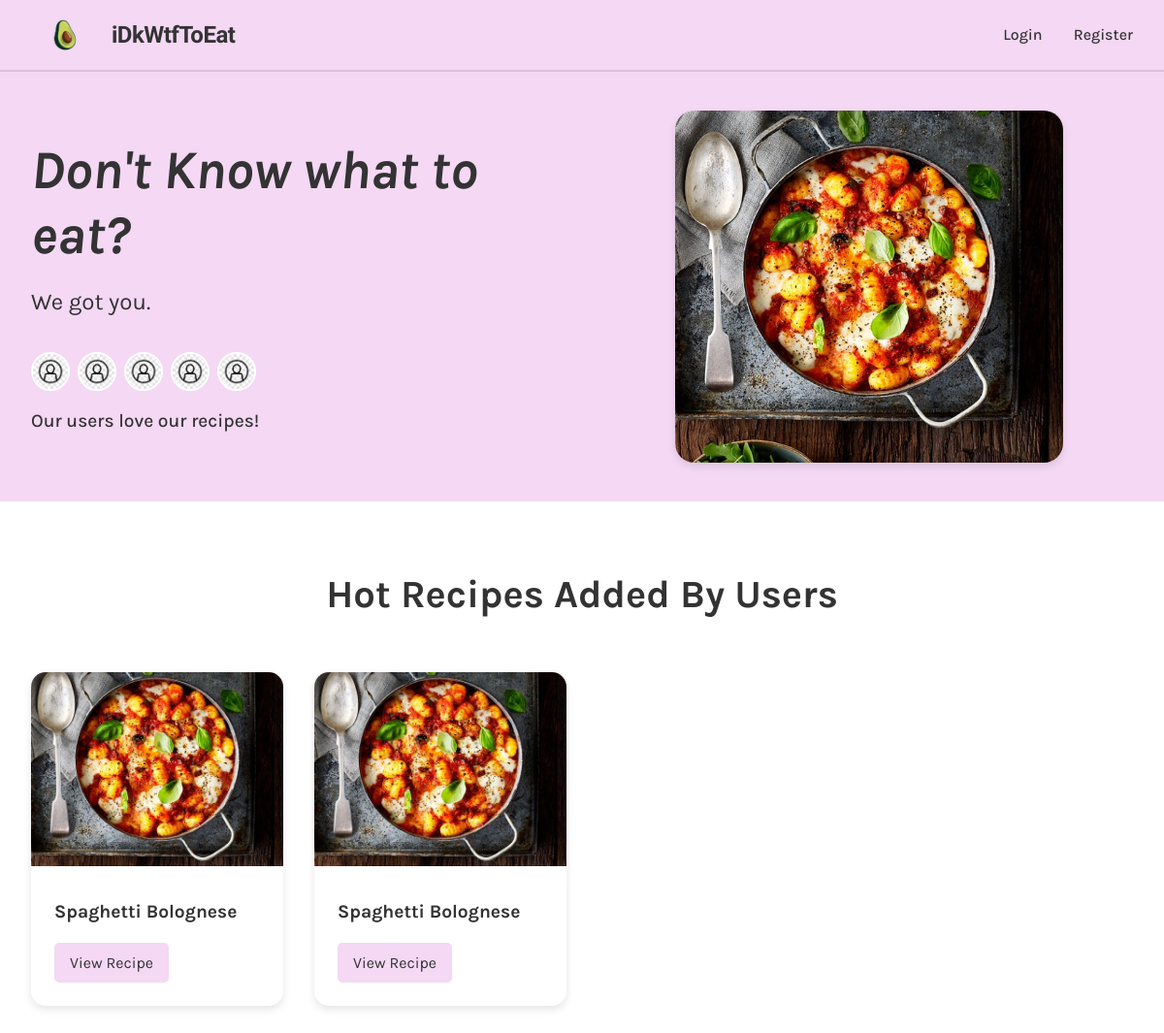
The page /index on the database as committed earlier.
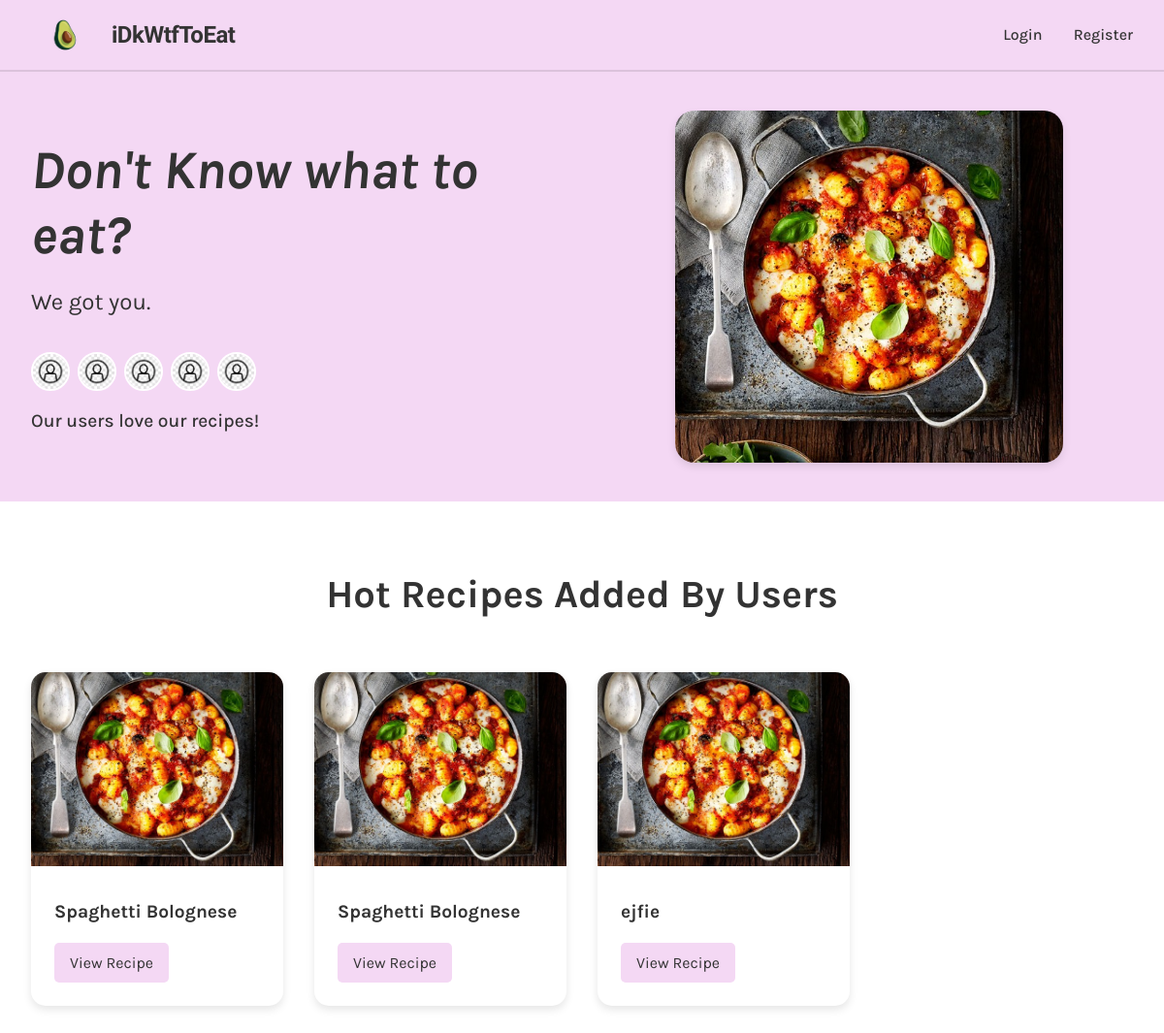
The same page on the database as committed later.
### app/models.py (models this page shows)
class Recipe(db.Model):
    id = db.Column(db.Integer, primary_key=True)
    title = db.Column(db.String(100), nullable=False)
    description = db.Column(db.Text)
    ingredients = db.Column(db.Text, nullable=False)
    instructions = db.Column(db.Text, nullable=False)
    calories = db.Column(db.Float, nullable=False)
    protein = db.Column(db.Float, nullable=False)
    created_at = db.Column(db.DateTime, default=datetime.utcnow)
    user_id = db.Column(db.Integer, db.ForeignKey('user.id'))
    category_id = db.Column(db.Integer, db.ForeignKey('category.id'))

### app/main/routes.py (the view)
@bp.route('/')
@bp.route('/index')
def index():
    recipes = Recipe.query.all()
    return render_template('index.html', title='Home', recipes=recipes)

### app/templates/index.html (shortened to what this page needs)
{% extends "base.html" %}
{% block content %}
    <section class="hero-section">
        <div class="hero-content">
            <div class="hero-text">
                <h1>Don't Know what to eat?</h1>
                <p class="subtitle">We got you.</p>
                <div class="user-avatars">
                    <img src="{{ url_for('static', filename='images/user-pic.jpg') }}" alt="User" class="avatar">
                    <img src="{{ url_for('static', filename='images/user-pic.jpg') }}" alt="User" class="avatar">
                    <img src="{{ url_for('static', filename='images/user-pic.jpg') }}" alt="User" class="avatar">
                    <img src="{{ url_for('static', filename='images/user-pic.jpg') }}" alt="User" class="avatar">
                    <img src="{{ url_for('static', filename='images/user-pic.jpg') }}" alt="User" class="avatar">
                </div>
                <p class="testimonial">Our users love our recipes!</p>
            </div>
            <div class="hero-image">
                <img src="{{ url_for('static', filename='images/main-body-food.jpg') }}" alt="Delicious Dish">
            </div>
        </div>
    </section>
    <section class="hot-recipes">
        <h2>Hot Recipes Added By Users</h2>
        <div class="recipe-grid">
            {% if recipes %}
                {% for recipe in recipes[:4] %}
                    <div class="recipe-card">
                        {% if recipe.image_url %}
                            <img src="{{ recipe.image_url }}" alt="{{ recipe.title }}">
                        {% else %}
                            <img src="{{ url_for('static', filename='images/main-body-food.jpg') }}" alt="Default Recipe Image">
                        {% endif %}
                        <div class="recipe-info">
                            <h3>{{ recipe.title }}</h3>
                            <a href="{{ url_for('main.view_recipe', id=recipe.id) }}" class="view-recipe">View Recipe</a>
                        </div>
                    </div>
                {% endfor %}
            {% else %}
                <p class="no-recipes">No recipes found yet. Be the first to add one!</p>
            {% endif %}
        </div>
    </section>
{% endblock %}

### app/templates/base.html (shortened to what this page needs)
<!DOCTYPE html>
<html lang="en">
<head>
    <link rel="stylesheet" href="{{ url_for('static', filename='css/styles.css') }}">
</head>
<body>
    <nav class="navbar">
        <div class="navbar-container">
            <a href="{{ url_for('main.index') }}" class="navbar-brand">
                <img src="{{ url_for('static', filename='images/logo.png') }}" alt="Logo" class="navbar-logo">
                <span class="site-name">iDkWtfToEat</span>
            </a>
            <div class="nav-links">
                {% if current_user.is_authenticated %}
                    <a href="{{ url_for('main.new_recipe') }}" class="nav-link">Add Recipe</a>
                    <a href="{{ url_for('main.user', username=current_user.username) }}" class="nav-link">My Profile</a>
                    <a href="{{ url_for('main.logout') }}" class="nav-link">Logout</a>
                {% else %}
                    <a href="{{ url_for('main.login') }}" class="nav-link">Login</a>
                    <a href="{{ url_for('main.register') }}" class="nav-link">Register</a>
                {% endif %}
            </div>
        </div>
    </nav>
    {% block content %}{% endblock %}
</body>
</html>

### app/static/css/styles.css (style rules this page uses)
:root { --primary-color: #F4D8F4; --secondary-color: #6c757d; --success-color: #28a745; --danger-color: #dc3545; --light-color: #f8f9fa; --dark-color: #343a40; --border-color: #dee2e6; --text-color: #333333; --link-color: #333333; --hover-color: #000000; }
* { margin: 0; padding: 0; box-sizing: border-box; }
body { font-family: "Karla", sans-serif; line-height: 1.6; color: #333; background-color: #ffffff; min-width: 100%; overflow-x: hidden; }
.navbar { background-color: var(--primary-color); padding: 1rem 0; box-shadow: 0 2px 4px rgba(0, 0, 0, 0.1); width: 100vw; margin: 0; border-bottom: 2px solid rgba(0, 0, 0, 0.1); }
.navbar-container { max-width: 1200px; margin: 0 auto; display: flex; align-items: center; justify-content: space-between; padding: 0 2rem; }
.navbar-brand { color: var(--text-color); text-decoration: none; display: flex; align-items: center; gap: 0.75rem; }
.navbar-logo { height: 40px; width: auto; object-fit: contain; }
.site-name { font-family: 'Kaushan Script', cursive; font-size: 1.5rem; font-weight: 700; letter-spacing: -0.5px; }
.nav-links { display: flex; gap: 2rem; align-items: center; }
.nav-link { color: var(--link-color); text-decoration: none; font-weight: 500; font-size: 1rem; transition: color 0.2s ease; }
.recipe-card { transition: transform 0.2s; }
.hero-section { background-color: var(--primary-color); padding: 2.5rem 0; margin: 0; width: 100vw; position: relative; left: 50%; right: 50%; margin-left: -50vw; margin-right: -50vw; }
.hero-content { max-width: 1200px; margin: 0 auto; display: flex; align-items: center; justify-content: space-between; gap: 3rem; padding: 0 2rem; }
.hero-text { flex: 1; }
.hero-text h1 { font-size: 3.5rem; font-style: italic; font-weight: 700; margin-bottom: 1rem; line-height: 1.2; }
.subtitle { font-size: 1.5rem; margin-bottom: 2rem; }
.user-avatars { display: flex; gap: 0.5rem; margin-bottom: 1rem; }
.avatar { width: 40px; height: 40px; border-radius: 50%; border: 2px solid white; }
.testimonial { font-size: 1.2rem; font-weight: 500; }
.hero-image { flex: 1; display: flex; justify-content: center; }
.hero-image img { width: 100%; max-width: 400px; height: auto; border-radius: 20px; box-shadow: 0 4px 8px rgba(0, 0, 0, 0.1); }
.hot-recipes { padding: 4rem 0; width: 100vw; position: relative; left: 50%; right: 50%; margin-left: -50vw; margin-right: -50vw; }
.hot-recipes h2 { text-align: center; font-size: 2.5rem; margin-bottom: 3rem; }
.recipe-grid { display: grid; grid-template-columns: repeat(4, 1fr); gap: 2rem; max-width: 1200px; margin: 0 auto; padding: 0 2rem; }
.recipe-card { background: white; border-radius: 15px; overflow: hidden; box-shadow: 0 4px 8px rgba(0, 0, 0, 0.1); transition: transform 0.3s ease; }
.recipe-card img { width: 100%; height: 200px; object-fit: cover; }
.recipe-info { padding: 1.5rem; }
.recipe-info h3 { font-size: 1.2rem; margin-bottom: 1rem; }
.view-recipe { display: inline-block; padding: 0.5rem 1rem; background-color: var(--primary-color); color: var(--text-color); text-decoration: none; border-radius: 5px; transition: background-color 0.3s ease; }

Rows that differ between the two databases and show on the page:
added Recipe: title "ejfie"
